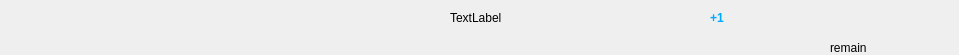
<?xml version="1.0" encoding="UTF-8"?>
<ui version="4.0">
 <class>FlightItemWidget</class>
 <widget class="QWidget" name="FlightItemWidget">
  <property name="geometry">
   <rect>
    <x>0</x>
    <y>0</y>
    <width>959</width>
    <height>55</height>
   </rect>
  </property>
  <property name="windowTitle">
   <string>Form</string>
  </property>
  <widget class="QLabel" name="labelLogo">
   <property name="geometry">
    <rect>
     <x>10</x>
     <y>10</y>
     <width>41</width>
     <height>41</height>
    </rect>
   </property>
   <property name="text">
    <string/>
   </property>
  </widget>
  <widget class="QLabel" name="labelAirline">
   <property name="geometry">
    <rect>
     <x>80</x>
     <y>10</y>
     <width>131</width>
     <height>21</height>
    </rect>
   </property>
   <property name="font">
    <font>
     <pointsize>12</pointsize>
     <bold>false</bold>
    </font>
   </property>
   <property name="text">
    <string/>
   </property>
  </widget>
  <widget class="QLabel" name="Airname">
   <property name="geometry">
    <rect>
     <x>80</x>
     <y>40</y>
     <width>191</width>
     <height>16</height>
    </rect>
   </property>
   <property name="text">
    <string>&lt;html&gt;&lt;head/&gt;&lt;body&gt;&lt;p&gt;&lt;span style=&quot; color:#4186ea;&quot;&gt;&lt;br/&gt;&lt;/span&gt;&lt;/p&gt;&lt;/body&gt;&lt;/html&gt;</string>
   </property>
  </widget>
  <widget class="QLabel" name="labelDepartTime">
   <property name="geometry">
    <rect>
     <x>260</x>
     <y>10</y>
     <width>91</width>
     <height>31</height>
    </rect>
   </property>
   <property name="font">
    <font>
     <pointsize>16</pointsize>
     <bold>true</bold>
    </font>
   </property>
   <property name="text">
    <string/>
   </property>
  </widget>
  <widget class="QLabel" name="labelDepartAirport">
   <property name="geometry">
    <rect>
     <x>260</x>
     <y>40</y>
     <width>131</width>
     <height>16</height>
    </rect>
   </property>
   <property name="text">
    <string/>
   </property>
  </widget>
  <widget class="QLabel" name="labelArriveTime">
   <property name="geometry">
    <rect>
     <x>610</x>
     <y>10</y>
     <width>101</width>
     <height>31</height>
    </rect>
   </property>
   <property name="font">
    <font>
     <pointsize>16</pointsize>
     <bold>true</bold>
    </font>
   </property>
   <property name="text">
    <string/>
   </property>
  </widget>
  <widget class="QLabel" name="labelArriveAirport">
   <property name="geometry">
    <rect>
     <x>610</x>
     <y>40</y>
     <width>131</width>
     <height>16</height>
    </rect>
   </property>
   <property name="text">
    <string/>
   </property>
  </widget>
  <widget class="QLabel" name="labelPrice">
   <property name="geometry">
    <rect>
     <x>830</x>
     <y>0</y>
     <width>101</width>
     <height>31</height>
    </rect>
   </property>
   <property name="font">
    <font>
     <pointsize>16</pointsize>
     <bold>true</bold>
    </font>
   </property>
   <property name="text">
    <string>&lt;html&gt;&lt;head/&gt;&lt;body&gt;&lt;p&gt;&lt;span style=&quot; color:#3a84ee;&quot;&gt;&lt;br/&gt;&lt;/span&gt;&lt;/p&gt;&lt;/body&gt;&lt;/html&gt;</string>
   </property>
  </widget>
  <widget class="QLabel" name="label_31">
   <property name="geometry">
    <rect>
     <x>710</x>
     <y>30</y>
     <width>61</width>
     <height>16</height>
    </rect>
   </property>
   <property name="text">
    <string/>
   </property>
  </widget>
  <widget class="QLabel" name="labelNextDay">
   <property name="geometry">
    <rect>
     <x>710</x>
     <y>10</y>
     <width>51</width>
     <height>16</height>
    </rect>
   </property>
   <property name="text">
    <string>&lt;html&gt;&lt;head/&gt;&lt;body&gt;&lt;p&gt;&lt;span style=&quot; font-weight:700; color:#00aaff;&quot;&gt;+1&lt;/span&gt;&lt;/p&gt;&lt;/body&gt;&lt;/html&gt;</string>
   </property>
  </widget>
  <widget class="QLabel" name="label">
   <property name="geometry">
    <rect>
     <x>420</x>
     <y>20</y>
     <width>121</width>
     <height>20</height>
    </rect>
   </property>
   <property name="text">
    <string/>
   </property>
   <property name="pixmap">
    <pixmap resource="new_resources.qrc">:/newimages/newimages/arrow.jpg</pixmap>
   </property>
   <property name="scaledContents">
    <bool>true</bool>
   </property>
  </widget>
  <widget class="QLabel" name="duration">
   <property name="geometry">
    <rect>
     <x>450</x>
     <y>10</y>
     <width>71</width>
     <height>16</height>
    </rect>
   </property>
   <property name="text">
    <string>TextLabel</string>
   </property>
  </widget>
  <widget class="QLabel" name="labelremain">
   <property name="geometry">
    <rect>
     <x>830</x>
     <y>40</y>
     <width>81</width>
     <height>16</height>
    </rect>
   </property>
   <property name="text">
    <string>&lt;html&gt;&lt;head/&gt;&lt;body&gt;&lt;p&gt;remain&lt;/p&gt;&lt;/body&gt;&lt;/html&gt;</string>
   </property>
  </widget>
 </widget>
 <resources>
  <include location="new_resources.qrc"/>
 </resources>
 <connections/>
</ui>
